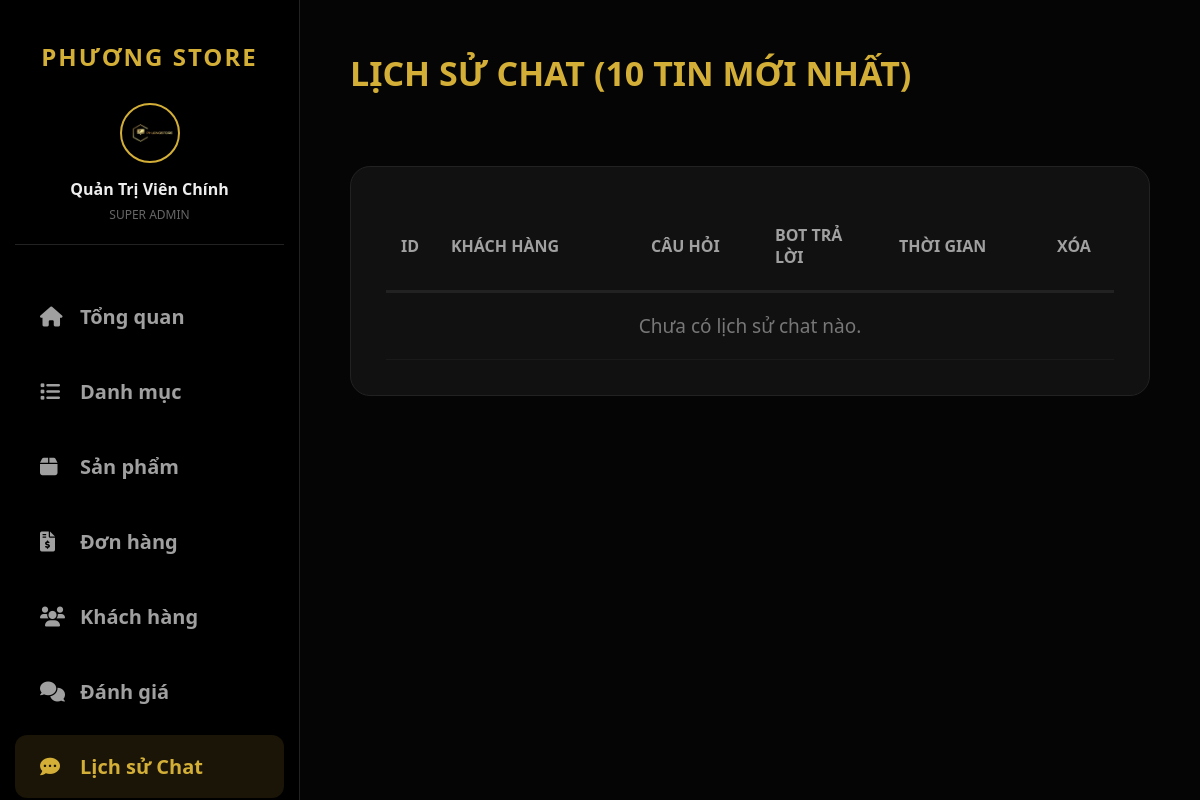
/index.php?ctrl=admin&act=chats (signed in), run on an earlier commit of the app's database.
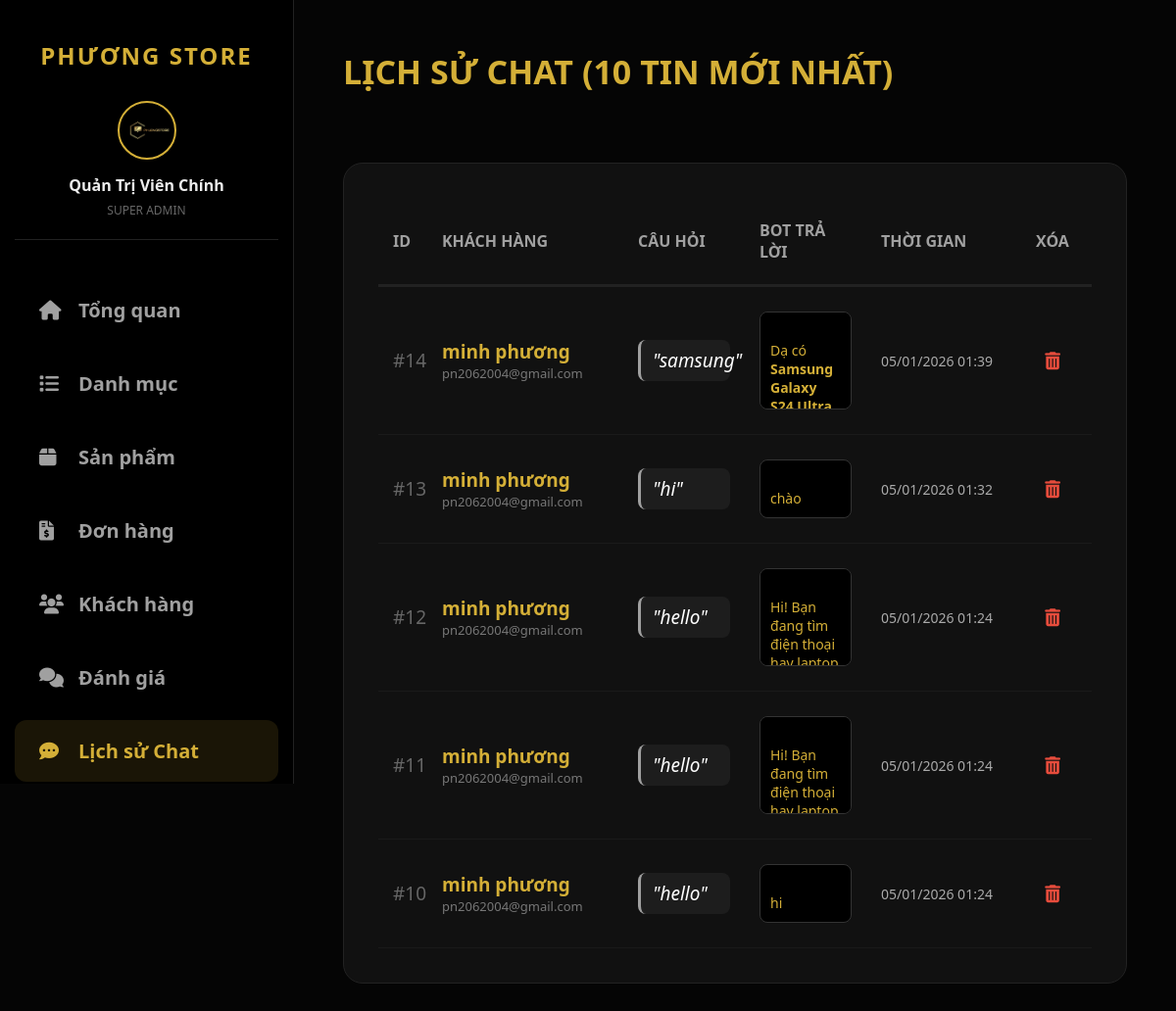
And on a later commit of the database.
### tables this page shows
CREATE TABLE IF NOT EXISTS `lichsuchat` (
  `ma_chat` int NOT NULL AUTO_INCREMENT,
  `ma_khach_hang` int DEFAULT NULL,
  `tin_nhan_khach` text,
  `phan_hoi_bot` text,
  `thoi_gian` datetime DEFAULT CURRENT_TIMESTAMP,
  PRIMARY KEY (`ma_chat`),
  KEY `ma_khach_hang` (`ma_khach_hang`)
);

CREATE TABLE IF NOT EXISTS `khachhang` (
  `ma_khach_hang` int NOT NULL AUTO_INCREMENT,
  `email` varchar(100) NOT NULL,
  `mat_khau` varchar(255) NOT NULL,
  `ho_ten` varchar(100) NOT NULL,
  `sdt` varchar(15) DEFAULT NULL,
  `dia_chi` text,
  `bi_khoa` tinyint(1) DEFAULT '0',
  `token_khoi_phuc` varchar(10) DEFAULT NULL,
  `ma_admin_khoa` int DEFAULT NULL,
  `han_token` datetime DEFAULT NULL,
  PRIMARY KEY (`ma_khach_hang`),
  UNIQUE KEY `email` (`email`),
  KEY `ma_admin_khoa` (`ma_admin_khoa`)
);

### app/controllers/AdminController.php (called while the page is built, shortened)
<?php
require_once 'app/models/OrderModel.php';
require_once 'app/models/ChatModel.php';
class AdminController {
    private $db;
    public function __construct() {
        $database = new Database();
        $db = $database->connect();
        $this->db = $db;
    }
   public function chats() {
        $chatModel = new ChatModel($this->db);
        $chats = $chatModel->getAllChats();
        require_once 'app/views/admin/chats.php';
    }
}

### app/models/ChatModel.php (called while the page is built, shortened)
<?php
class ChatModel {
    private $db;
    public function __construct($db) {
        $this->db = $db;
    }
    public function getAllChats() {
        $sql = "SELECT ls.ma_chat, ls.ma_khach_hang, ls.thoi_gian,
                       ls.tin_nhan_khach AS cau_hoi,
                       ls.phan_hoi_bot AS tra_loi,
                       kh.ho_ten, kh.email
                FROM lichsuchat ls
                LEFT JOIN khachhang kh ON ls.ma_khach_hang = kh.ma_khach_hang
                ORDER BY ls.thoi_gian DESC
                LIMIT 5";
        return $this->db->query($sql)->fetchAll(PDO::FETCH_ASSOC);
    }
}
?>

### app/views/admin/chats.php (the view, shortened to what this page needs)
<!DOCTYPE html>
<html lang="vi">
<head>
    <link rel="stylesheet" href="public/css/admin.css">
    <link rel="stylesheet" href="https://cdnjs.cloudflare.com/ajax/libs/font-awesome/6.0.0/css/all.min.css">
</head>
<body class="admin-body">
    <?php include 'app/views/admin/sidebar.php'; ?>
    <main class="main-content-admin">
        <div style="display:flex; justify-content:space-between; align-items:center; margin-bottom:30px;">
            <h1>Lịch sử Chat (10 tin mới nhất)</h1>
        </div>
        <div class="cat-card">
            <table class="table-admin">
                <thead>
                    <tr>
                        <th width="50">ID</th>
                        <th width="200">Khách hàng</th>
                        <th>Câu hỏi</th>
                        <th>Bot Trả lời</th>
                        <th width="150">Thời gian</th>
                        <th width="80" style="text-align: center;">Xóa</th>
                    </tr>
                </thead>
                <tbody>
                    <?php if (!empty($chats)): ?>
                        <?php foreach ($chats as $chat): ?>
                        <tr>
                            <td style="color:#666;">#<?= $chat['ma_chat'] ?></td>
                            <td>
                                <?php if($chat['ho_ten']): ?>
                                    <div style="color:var(--primary); font-weight:bold;"><?= htmlspecialchars($chat['ho_ten']) ?></div>
                                    <div style="color:#777; font-size:13px;"><?= htmlspecialchars($chat['email']) ?></div>
                                <?php else: ?>
                                    <span style="color:#999; font-style:italic;">Khách vãng lai</span>
                                <?php endif; ?>
                            </td>
                            <td>
                                <div class="question-box">
                                    "<?= htmlspecialchars($chat['cau_hoi']) ?>"
                                </div>
                            </td>
                            <td>
                                <div class="response-box">
                                    <?= htmlspecialchars_decode($chat['tra_loi']) ?>
                                </div>
                            </td>
                            <td style="color:#aaa; font-size:14px;">
                                <?= date('d/m/Y H:i', strtotime($chat['thoi_gian'])) ?>
                            </td>
                            <td style="text-align: center;">
                                <a href="index.php?ctrl=admin&act=delete_chat&id=<?= $chat['ma_chat'] ?>"
                                   onclick="return confirm('Bạn chắc chắn muốn xóa hội thoại này?')"
                                   class="btn-icon-delete" title="Xóa">
                                    <i class="fa-solid fa-trash-can"></i>
                                </a>
                            </td>
                        </tr>
                        <?php endforeach; ?>
                    <?php else: ?>
                        <tr><td colspan="6" style="text-align:center; color:#777; padding: 20px;">Chưa có lịch sử chat nào.</td></tr>
                    <?php endif; ?>
                </tbody>
            </table>
        </div>
    </main>
</body>
</html>

What changed in the data, as far as the page shows it:
added lichsuchat: ma_chat "14", ma_khach_hang.ho_ten "minh phương", ma_khach_hang.email "pn2062004@gmail.com", tin_nhan_khach "samsung", phan_hoi_bot "Dạ có Samsung Galaxy…", thoi_gian "05/01/2026 01:39"
added lichsuchat: ma_chat "13", ma_khach_hang.ho_ten "minh phương", ma_khach_hang.email "pn2062004@gmail.com", tin_nhan_khach "hi", phan_hoi_bot "chào", thoi_gian "05/01/2026 01:32"
added lichsuchat: ma_chat "12", ma_khach_hang.ho_ten "minh phương", ma_khach_hang.email "pn2062004@gmail.com", tin_nhan_khach "hello", phan_hoi_bot "Hi! Bạn đang tìm điện thoại…", thoi_gian "05/01/2026 01:24"
added lichsuchat: ma_chat "11", ma_khach_hang.ho_ten "minh phương", ma_khach_hang.email "pn2062004@gmail.com", tin_nhan_khach "hello", phan_hoi_bot "Hi! Bạn đang tìm điện thoại…", thoi_gian "05/01/2026 01:24"
added lichsuchat: ma_chat "10", ma_khach_hang.ho_ten "minh phương", ma_khach_hang.email "pn2062004@gmail.com", tin_nhan_khach "hello", phan_hoi_bot "hi", thoi_gian "05/01/2026 01:24"
Also different on the page:
text no longer shown: "Chưa có lịch sử chat nào."
